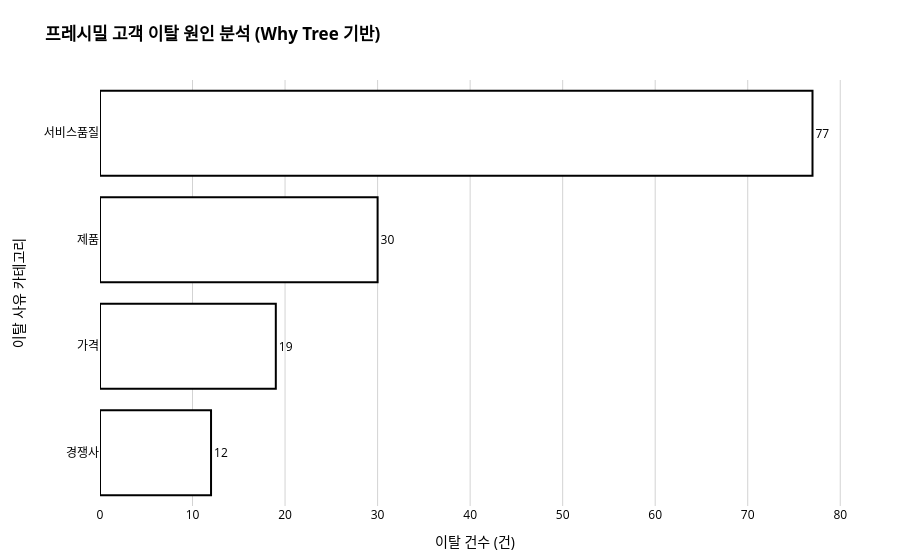

Notebook code for this chart:
### Code cell
#  ✏️ 과제 2-2: Why Tree 텍스트 출력 + 수평 막대 차트 시각화
import plotly.express as px
import pandas as pd

# 데이터 구성 (과제 2-1 합계 결과 반영)
churn_data = {
    'Reason_Category': ['서비스품질', '제품', '가격', '경쟁사'],
    'Churn_Count': [77, 30, 19, 12],
    'Ratio_pct': [55.8, 21.7, 13.8, 8.7]
}
df_churn = pd.DataFrame(churn_data)
df_churn = df_churn.sort_values(by='Churn_Count', ascending=True) # 위에서 아래로 큰 순서대로 나오게 정렬

# 시각화 생성
fig = px.bar(
    df_churn,
    x='Churn_Count',
    y='Reason_Category',
    orientation='h',
    text='Churn_Count',
    title='<b>프레시밀 고객 이탈 원인 분석 (Why Tree 기반)</b>'
)

# 시각화 공통 규칙 및 스타일링 적용
fig.update_traces(
    textposition='outside',
    textfont=dict(color='black'),
    marker=dict(
        color='white',                # 흰색 배경
        line=dict(color='black', width=2) # 검정 테두리
    )
)

fig.update_layout(
    plot_bgcolor='white',             # 배경 흰색
    paper_bgcolor='white',
    font=dict(color='black'),         # 모든 텍스트 검정
    xaxis=dict(
        showgrid=True,
        gridcolor='lightgrey',        # 회색 기조 선
        title='이탈 건수 (건)'
    ),
    yaxis=dict(title='이탈 사유 카테고리'),
    margin=dict(l=100, r=50, t=80, b=50)
)

fig.show()

### Figure 1 — Plotly figure (JSON) as saved in the notebook; plotly's stock layout.template omitted (floating-point values rounded to 4 significant figures)
{"data": [{"hovertemplate": "Churn_Count=%{text}<br>Reason_Category=%{y}<extra></extra>", "legendgroup": "", "marker": {"color": "white", "line": {"color": "black", "width": 2}, "pattern": {"shape": ""}}, "name": "", "orientation": "h", "showlegend": false, "text": [12.0, 19.0, 30.0, 77.0], "textfont": {"color": "black"}, "textposition": "outside", "type": "bar", "x": [12, 19, 30, 77], "xaxis": "x", "y": ["경쟁사", "가격", "제품", "서비스품질"], "yaxis": "y"}], "layout": {"barmode": "relative", "font": {"color": "black"}, "legend": {"tracegroupgap": 0}, "margin": {"b": 50, "l": 100, "r": 50, "t": 80}, "paper_bgcolor": "white", "plot_bgcolor": "white", "title": {"text": "<b>프레시밀 고객 이탈 원인 분석 (Why Tree 기반)</b>"}, "xaxis": {"anchor": "y", "domain": [0, 1], "gridcolor": "lightgrey", "showgrid": true, "title": {"text": "이탈 건수 (건)"}}, "yaxis": {"anchor": "x", "domain": [0, 1], "title": {"text": "이탈 사유 카테고리"}}}}
